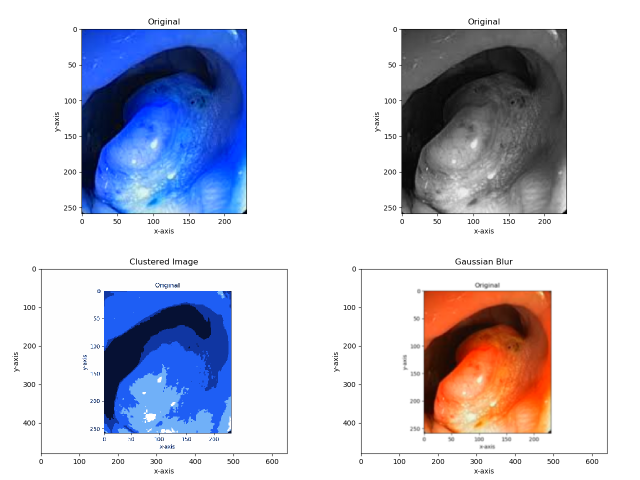
#> input picture concat.png, 1280 x 960 px, given in place of 46.png, which was not available (shown at 1/2 size)
$ python final.py
#> lines starting #> are read from the running program, lines starting #| are printed output that depends on the picture; after the words box and inside, x2 and y2 are one past the last pixel; in counts of white or black regions, pixels touching at a corner belong together; pictures that were not available may be replaced by others from this repository, and a replacement may not be noted
### sample.py
import cv2
import matplotlib.pyplot as plt
raw_image = cv2.imread('C:/Users/DELL/projects/images/46.png')
#> raw_image is the input picture: shape (960, 1280, 3); mean B, G, R 213.3, 199.5, 197.9
bilateral_filtered_image = cv2.bilateralFilter(raw_image, 5, 175, 175)
edge_detected_image = cv2.Canny(bilateral_filtered_image, 75, 200)
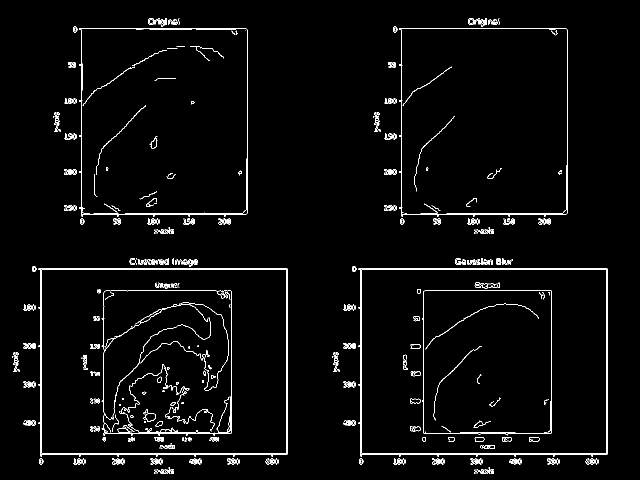
#> edge_detected_image: shape (960, 1280) (shown at 1/2 size); 2.4% white in thin lines or dots, all inside (x1, y1, x2, y2) = (24, 36, 1216, 948)
cv2.imwrite('edged.png',edge_detected_image)
contours, hierarchy = cv2.findContours(edge_detected_image, cv2.RETR_TREE, cv2.CHAIN_APPROX_SIMPLE)
#> contours = 1023 contours, 792 with area under 20; largest, box (x1, y1, x2, y2) and area: (717, 537, 1216, 913) 183380, (77, 537, 576, 913) 183380, (717, 537, 1216, 913) 183357, (77, 537, 576, 913) 183357, (723, 539, 1214, 907) 179830
contour_list = []
for contour in contours:
    approx = cv2.approxPolyDP(contour,0.01*cv2.arcLength(contour,True),True)
    area = cv2.contourArea(contour)
    if ((len(approx) > 8) & (len(approx) < 23) & (area > 30) ):
        contour_list.append(contour)
#> this loop made 1023 passes
#> area on passes 17, 19, 24: 20, 20, 20
#> after the loop, contour_list = 98 contours; largest, box (x1, y1, x2, y2) and area: (207, 581, 464, 871) 72926, (287, 826, 312, 844) 274, (287, 826, 312, 844) 261, (299, 272, 315, 298) 175, (302, 276, 314, 297) 160
cv2.drawContours(raw_image, contour_list,  -1, (255,0,0), 2)
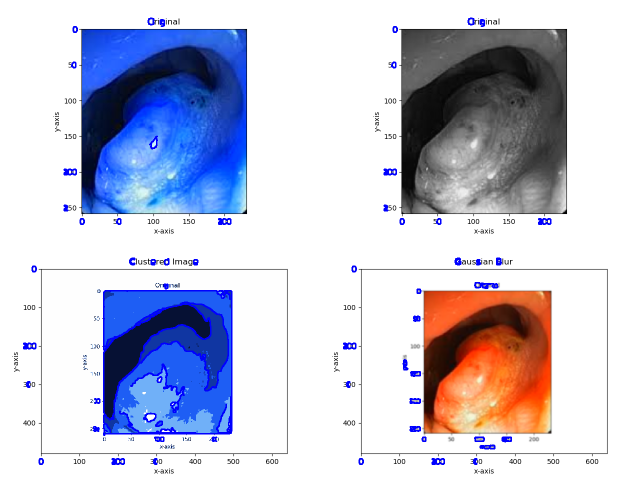
#> raw_image: shape (960, 1280, 3) (shown at 1/2 size); 1.61% of pixels changed, all inside (x1, y1, x2, y2) = (46, 35, 1103, 930)
cv2.imwrite('object.png',raw_image)
cv2.waitKey(0)

### demo.py
from skimage.io import imread
from skimage.color import rgb2gray
import numpy as np
import matplotlib.pyplot as plt
from scipy import ndimage
# Scaling the image pixels values within 0-1
img = imread('C:/Users/DELL/projects/colon/original.png') / 255
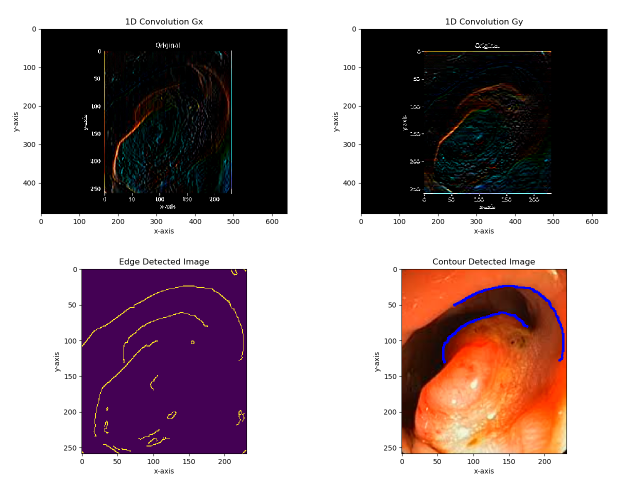
#> input picture concat1.png, 1280 x 960 px, given in place of original.png, which was not available (shown at 1/2 size)
# For clustering the image using k-means, we first need to convert it into a 2-dimensional array
image_2D = img.reshape(img.shape[0]*img.shape[1], img.shape[2])
# Use KMeans clustering algorithm from sklearn.cluster to cluster pixels in image
from sklearn.cluster import KMeans
# tweak the cluster size and see what happens to the Output
kmeans = KMeans(n_clusters=5, random_state=0).fit(image_2D)
clustered = kmeans.cluster_centers_[kmeans.labels_]
# Reshape back the image from 2D to 3D image
clustered_3D = clustered.reshape(img.shape[0], img.shape[1], img.shape[2])
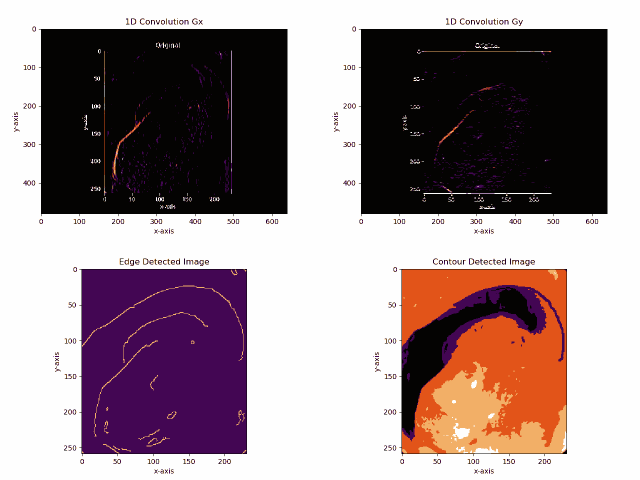
#> clustered_3D: shape (960, 1280, 3) float64 (shown at 1/2 size); mean R, G, B 0.606, 0.541, 0.554
plt.imshow(clustered_3D)
plt.title('Clustered Image')
plt.xlabel('x-axis')
plt.ylabel('y-axis')
plt.savefig('clustered.png')

### measure.py
from scipy.spatial.distance import euclidean
from imutils import perspective
from imutils import contours
import numpy as np
import imutils
import cv2
import sample
# Function to show array of images (intermediate results)
def show_images(images):
	for i, img in enumerate(images):
		cv2.imshow("image_" + str(i), img)
	cv2.waitKey(0)
	cv2.destroyAllWindows()

img_path ="C:/Users/DELL/projects/colon/final/object.png"

# Read image and preprocess
image = cv2.imread(img_path)
cv2.rectangle(image,(15,15),(15,15),(0,0,255),15)
#> image: shape (960, 1280, 3); mean B, G, R 141.2, 137.9, 154.5
gray = cv2.cvtColor(image, cv2.COLOR_BGR2GRAY)
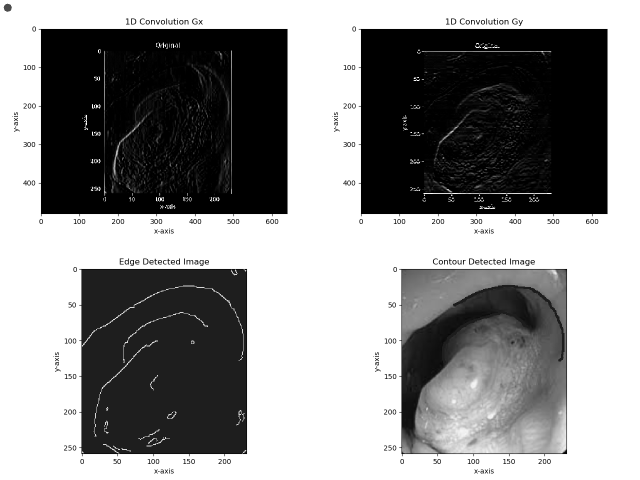
#> gray: shape (960, 1280) (shown at 1/2 size); min 0, max 255, mean 143.2

blur = cv2.GaussianBlur(gray, (9, 9), 0)

edged = cv2.Canny(blur, 50, 100)
#> edged: shape (960, 1280); 2.2% white in thin lines or dots
edged = cv2.dilate(edged, None, iterations=1)
#> edged: shape (960, 1280); 6.8% white; 159 white regions, largest, box (x1, y1, x2, y2) and area: (156, 536, 496, 914) 8784, (796, 535, 1137, 914) 6078, (75, 56, 577, 434) 5441
edged = cv2.erode(edged, None, iterations=1)
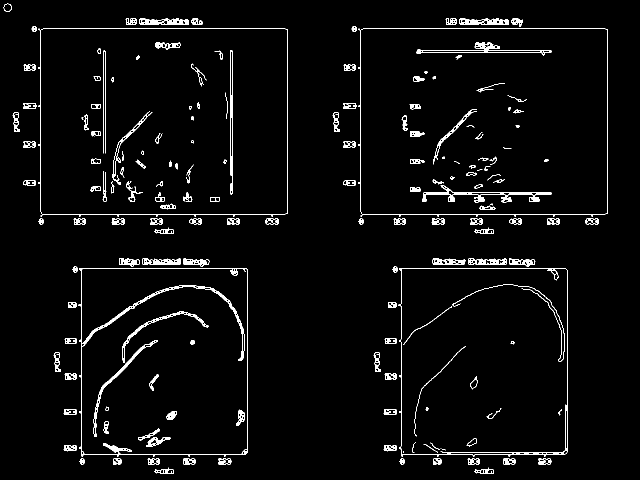
#> edged: shape (960, 1280) (shown at 1/2 size); 3.1% white; 172 white regions (10 under 20 px)

#show_images([blur, edged])

# Find contours
cnts = cv2.findContours(edged.copy(), cv2.RETR_EXTERNAL, cv2.CHAIN_APPROX_SIMPLE)
#> cnts = 71 contours; largest, box (x1, y1, x2, y2) and area: (716, 57, 1216, 433) 183347, (76, 57, 576, 433) 183347, (797, 536, 1136, 913) 123500, (157, 537, 495, 913) 123300, (918, 36, 1018, 50) 952
cnts = imutils.grab_contours(cnts)

# Sort contours from left to right as leftmost contour is reference object
(cnts, _) = contours.sort_contours(cnts)
#> cnts = 71 contours; largest, box (x1, y1, x2, y2) and area: (76, 57, 576, 433) 183347, (716, 57, 1216, 433) 183347, (797, 536, 1136, 913) 123500, (157, 537, 495, 913) 123300, (278, 36, 378, 50) 952

# Remove contours which are not large enough
cnts = [x for x in cnts if cv2.contourArea(x) > 100]
#> cnts = 63 contours; largest, box (x1, y1, x2, y2) and area: (76, 57, 576, 433) 183347, (716, 57, 1216, 433) 183347, (797, 536, 1136, 913) 123500, (157, 537, 495, 913) 123300, (278, 36, 378, 50) 952

#cv2.drawContours(image, cnts, -1, (0,255,0), 3)

#show_images([image, edged])
#print(len(cnts))

ref_object = cnts[0]
#> ref_object = contour of 36 points, box (x1, y1, x2, y2) (7, 7, 24, 24), area 192
box = cv2.minAreaRect(ref_object)
#> box = ((15, 15), (15.81, 15.81), -18.43)
box = cv2.boxPoints(box)
#> box = [[10, 25], [5, 10], [20, 5], [25, 20]]
box = np.array(box, dtype="int")
box = perspective.order_points(box)
#> box = [[5, 10], [20, 5], [25, 20], [10, 25]]
(tl, tr, br, bl) = box
#> tl = [5, 10]; tr = [20, 5]; br = [25, 20]; bl = [10, 25]
dist_in_pixel = euclidean(tl, tr)
#> dist_in_pixel = 15.81
dist_in_cm = 2
pixel_per_cm = dist_in_pixel/dist_in_cm
#> pixel_per_cm = 7.91

# Draw remaining contours
for cnt in cnts:
	box = cv2.minAreaRect(cnt)
	box = cv2.boxPoints(box)
	box = np.array(box, dtype="int")
	box = perspective.order_points(box)
	(tl, tr, br, bl) = box
	cv2.drawContours(image, [box.astype("int")], -1, (0, 0, 255), 2)
	mid_pt_horizontal = (tl[0] + int(abs(tr[0] - tl[0])/2), tl[1] + int(abs(tr[1] - tl[1])/2))
	mid_pt_verticle = (tr[0] + int(abs(tr[0] - br[0])/2), tr[1] + int(abs(tr[1] - br[1])/2))
	wid = euclidean(tl, tr)/pixel_per_cm
	ht = euclidean(tr, br)/pixel_per_cm
	cv2.putText(image, "{:.1f}mm".format(wid), (int(mid_pt_horizontal[0] - 15), int(mid_pt_horizontal[1] - 10)),
		cv2.FONT_HERSHEY_SIMPLEX, 0.5, (255, 255, 0), 2)
	cv2.putText(image, "{:.1f}mm".format(ht), (int(mid_pt_verticle[0] + 10), int(mid_pt_verticle[1])),
		cv2.FONT_HERSHEY_SIMPLEX, 0.5, (255, 255, 0), 2)
#> this loop made 63 passes
#> (tl, tr, br, bl, mid_pt_horizontal, mid_pt_verticle, wid, ht) on passes 1 to 8: ([5, 10], [20, 5], [25, 20], [10, 25], (12, 12), (22, 12), 2, 2), ([24, 224], [35, 223], [39, 262], [27, 263], (29, 224), (37, 242), 1.4, 4.96), ([46, 360], [71, 360], [71, 371], [46, 371], (58, 360), (71, 365), 3.16, 1.39), ([46, 283], [71, 283], [71, 294], [46, 294], (58, 283), (71, 288), 3.16, 1.39), ([46, 206], [72, 206], [72, 217], [46, 217], (59, 206), (72, 211), 3.29, 1.39), ([47, 129], [71, 129], [71, 140], [47, 140], (59, 129), (71, 134), 3.04, 1.39), ([76, 57], [575, 57], [575, 432], [76, 432], (325, 57), (575, 244), 63.12, 47.43), ([106, 704], [117, 703], [121, 742], [109, 743], (111, 704), (119, 722), 1.4, 4.96)
#> (tl, tr, br, bl, mid_pt_horizontal, mid_pt_verticle) on pass 48: ([865, 516], [930, 516], [930, 529], [865, 529], (897, 516), (930, 522))
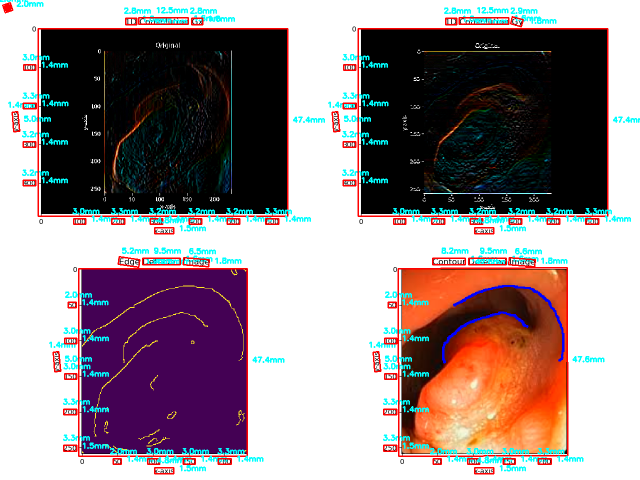
#> image: shape (960, 1280, 3) (shown at 1/2 size); mean B, G, R 138.1, 134.9, 149.7

show_images([image])
#> the loop in show_images, `for i, img in enumerate(images):` made 1 pass

### gray.py
import cv2
image = cv2.imread('C:/Users/DELL/projects/colon/original.png')
gray = cv2.cvtColor(image, cv2.COLOR_BGR2GRAY)
cv2.imwrite('gray.png',gray)
cv2.waitKey(0)
cv2.destroyAllWindows()

### final.py
import cv2
import numpy as np
import sample
import demo
import measure
import gray
#> (the run stopped early here; a loop or call above may not have finished)
